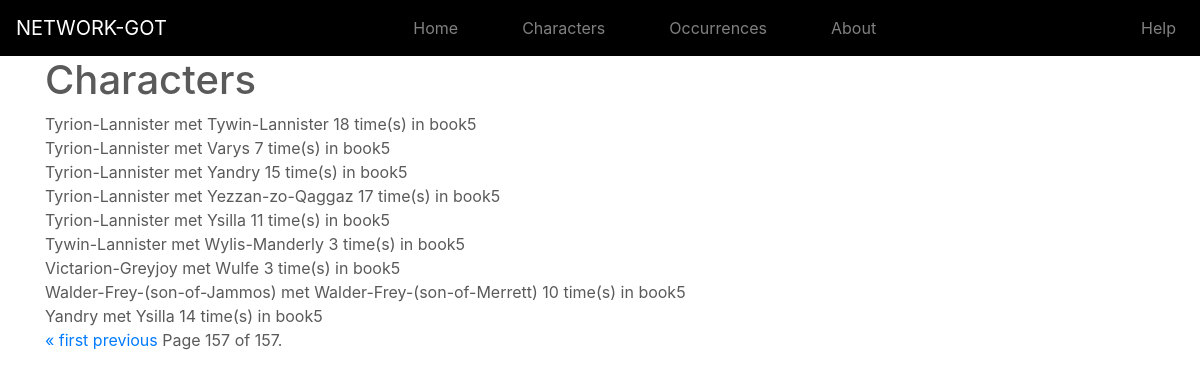
The app's page /occurrences/?page=157 with its own data.
### app/models.py (models this page shows, shortened)
class CoOccur(models.Model):
  source = models.ForeignKey(Character, related_name="targeted",on_delete=models.CASCADE)
  target = models.ForeignKey(Character, related_name="sourced",on_delete=models.CASCADE)
  book = models.ForeignKey(Book, related_name="from_book",on_delete=models.CASCADE)
  weight = models.PositiveIntegerField()

class Character(models.Model):
  name = models.CharField(max_length=100, unique=True)
  description = models.TextField(blank=True, default='')
  image = image = models.ImageField(upload_to='uploaded_images',blank=True)
  co_occurences = models.ManyToManyField("self",through='CoOccur',blank=True,symmetrical=False)

class Book(models.Model):
  name = models.CharField(max_length=50, unique=True)
  description = models.TextField(blank=True, default='')

### app/views.py (the view)
# urls.py: path('occurrences/', views.all_occurrences, name='app-occurrences'),
def all_occurrences(request):
    occurrence_list = CoOccur.objects.all()
    paginator = Paginator(occurrence_list, 25)
    page = request.GET.get('page')
    occurrences = paginator.get_page(page)
    return render(request, 'app/co_occur_list.html', {'title': 'Co-occurrences', 'occurrences':occurrences})

### app/templates/app/co_occur_list.html (shortened to what this page needs)
{% extends "app/base.html" %}
{% block content %}
    <h1>Characters</h1>
    {% for occurrence in occurrences %}
    {{ occurrence.source.name }} met {{ occurrence.target.name }} {{ occurrence.weight }} time(s) in {{ occurrence.book.name }}<br>
    {% endfor %}
<div class="pagination">
    <span class="step-links">
        {% if occurrences.has_previous %}
            <a href="?page=1">&laquo; first</a>
            <a href="?page={{ occurrences.previous_page_number }}">previous</a>
        {% endif %}
        <span class="current">
            Page {{ occurrences.number }} of {{ occurrences.paginator.num_pages }}.
        </span>
    </span>
</div>
{% endblock content %}

### app/static/app/main.css (style rules this page uses)
body { color:#5a5a5a; }

### records on screen
CoOccur: source.name "Tyrion-Lannister", target.name "Tywin-Lannister", weight "18", book.name "book5"
CoOccur: source.name "Tyrion-Lannister", target.name "Varys", weight "7", book.name "book5"
CoOccur: source.name "Tyrion-Lannister", target.name "Yandry", weight "15", book.name "book5"
CoOccur: source.name "Tyrion-Lannister", target.name "Yezzan-zo-Qaggaz", weight "17", book.name "book5"
CoOccur: source.name "Tyrion-Lannister", target.name "Ysilla", weight "11", book.name "book5"
CoOccur: source.name "Tywin-Lannister", target.name "Wylis-Manderly", weight "3", book.name "book5"
CoOccur: source.name "Victarion-Greyjoy", target.name "Wulfe", weight "3", book.name "book5"
CoOccur: source.name "Walder-Frey-(son-of-Jammos)", target.name "Walder-Frey-(son-of-Merrett)", weight "10", book.name "book5"
CoOccur: source.name "Yandry", target.name "Ysilla", weight "14", book.name "book5"

### other values on screen
{{ occurrences.number }} "157"
{{ occurrences.paginator.num_pages }} "157"
